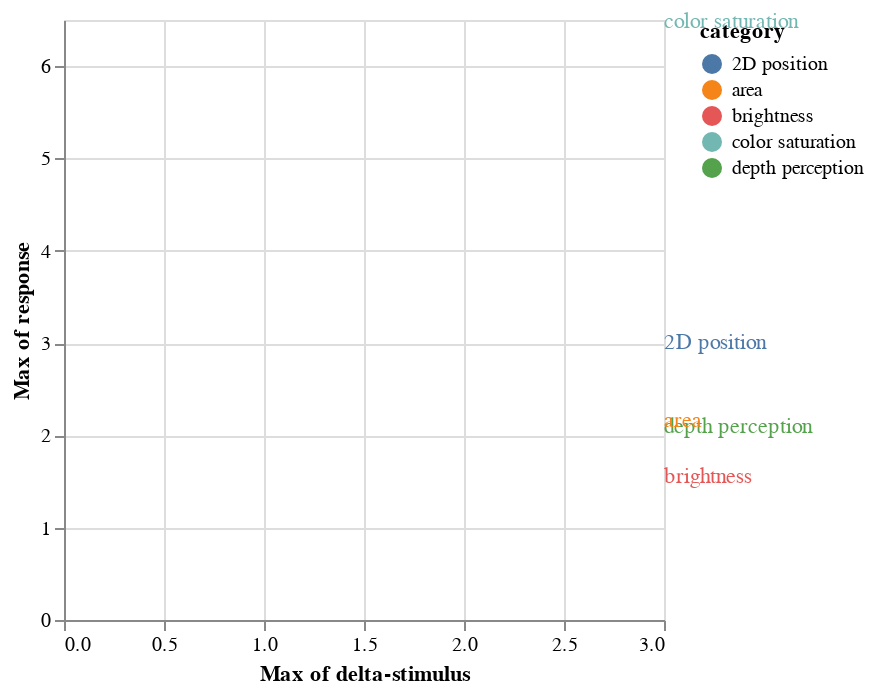

Notebook code for this chart:
### Code cell


### Figure 1 — Vega-Lite specification as saved in the notebook (floating-point values rounded to 4 significant figures)
{"config": {"view": {"continuousWidth": 300, "continuousHeight": 300}}, "data": {"name": "data-0e90517b784600bf101c0511aa54d2f3"}, "mark": {"type": "text", "align": "left", "dx": 0}, "encoding": {"color": {"field": "category", "type": "nominal"}, "text": {"field": "category", "type": "nominal"}, "x": {"aggregate": "max", "field": "delta-stimulus", "type": "quantitative"}, "y": {"aggregate": "max", "field": "response", "type": "quantitative"}}, "$schema": "https://vega.github.io/schema/vega-lite/v5.20.1.json", "datasets": {"data-0e90517b784600bf101c0511aa54d2f3": [{"category": "brightness", "delta-stimulus": 0.0, "response": 0.0}, {"category": "depth perception", "delta-stimulus": 0.0, "response": 0.0}, {"category": "area", "delta-stimulus": 0.0, "response": 0.0}, {"category": "2D position", "delta-stimulus": 0.0, "response": 0.0}, {"category": "color saturation", "delta-stimulus": 0.0, "response": 0.0}, {"category": "brightness", "delta-stimulus": 0.2, "response": 0.5253}, {"category": "depth perception", "delta-stimulus": 0.2, "response": 0.3402}, {"category": "area", "delta-stimulus": 0.2, "response": 0.3241}, {"category": "2D position", "delta-stimulus": 0.2, "response": 0.2}, {"category": "color saturation", "delta-stimulus": 0.2, "response": 0.06483}, {"category": "brightness", "delta-stimulus": 0.4, "response": 0.6931}, {"category": "depth perception", "delta-stimulus": 0.4, "response": 0.5412}, {"category": "area", "delta-stimulus": 0.4, "response": 0.5266}, {"category": "2D position", "delta-stimulus": 0.4, "response": 0.4}, {"category": "color saturation", "delta-stimulus": 0.4, "response": 0.2106}, {"category": "brightness", "delta-stimulus": 0.6, "response": 0.8152}, {"category": "depth perception", "delta-stimulus": 0.6, "response": 0.7102}, {"category": "area", "delta-stimulus": 0.6, "response": 0.6994}, {"category": "2D position", "delta-stimulus": 0.6, "response": 0.6}, {"category": "color saturation", "delta-stimulus": 0.6, "response": 0.4196}, {"category": "brightness", "delta-stimulus": 0.8, "response": 0.9146}, {"category": "depth perception", "delta-stimulus": 0.8, "response": 0.8611}, {"category": "area", "delta-stimulus": 0.8, "response": 0.8554}, {"category": "2D position", "delta-stimulus": 0.8, "response": 0.8}, {"category": "color saturation", "delta-stimulus": 0.8, "response": 0.6843}, {"category": "brightness", "delta-stimulus": 1.0, "response": 1.0}, {"category": "depth perception", "delta-stimulus": 1.0, "response": 1.0}, {"category": "area", "delta-stimulus": 1.0, "response": 1.0}, {"category": "2D position", "delta-stimulus": 1.0, "response": 1.0}, {"category": "color saturation", "delta-stimulus": 1.0, "response": 1.0}, {"category": "brightness", "delta-stimulus": 1.25, "response": 1.093}, {"category": "depth perception", "delta-stimulus": 1.25, "response": 1.161}, {"category": "area", "delta-stimulus": 1.25, "response": 1.169}, {"category": "2D position", "delta-stimulus": 1.25, "response": 1.25}, {"category": "color saturation", "delta-stimulus": 1.25, "response": 1.461}, {"category": "brightness", "delta-stimulus": 1.5, "response": 1.176}, {"category": "depth perception", "delta-stimulus": 1.5, "response": 1.312}, {"category": "area", "delta-stimulus": 1.5, "response": 1.328}, {"category": "2D position", "delta-stimulus": 1.5, "response": 1.5}, {"category": "color saturation", "delta-stimulus": 1.5, "response": 1.992}, {"category": "brightness", "delta-stimulus": 1.75, "response": 1.251}, {"category": "depth perception", "delta-stimulus": 1.75, "response": 1.455}, {"category": "area", "delta-stimulus": 1.75, "response": 1.48}, {"category": "2D position", "delta-stimulus": 1.75, "response": 1.75}, {"category": "color saturation", "delta-stimulus": 1.75, "response": 2.589}, {"category": "brightness", "delta-stimulus": 2.0, "response": 1.32}, {"category": "depth perception", "delta-stimulus": 2.0, "response": 1.591}, {"category": "area", "delta-stimulus": 2.0, "response": 1.625}, {"category": "2D position", "delta-stimulus": 2.0, "response": 2.0}, {"category": "color saturation", "delta-stimulus": 2.0, "response": 3.249}, {"category": "brightness", "delta-stimulus": 3.0, "response": 1.552}, {"category": "depth perception", "delta-stimulus": 3.0, "response": 2.088}, {"category": "area", "delta-stimulus": 3.0, "response": 2.158}, {"category": "2D position", "delta-stimulus": 3.0, "response": 3.0}, {"category": "color saturation", "delta-stimulus": 3.0, "response": 6.473}]}}
